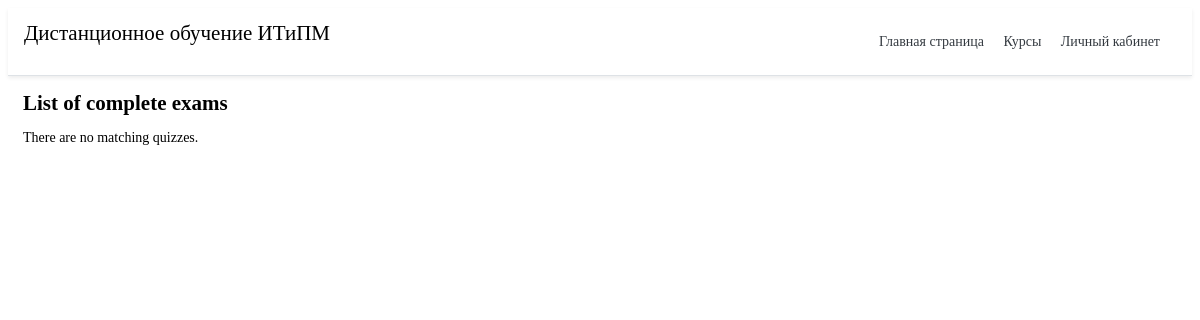
Before: /test/marking/ (signed in) with the older database file.
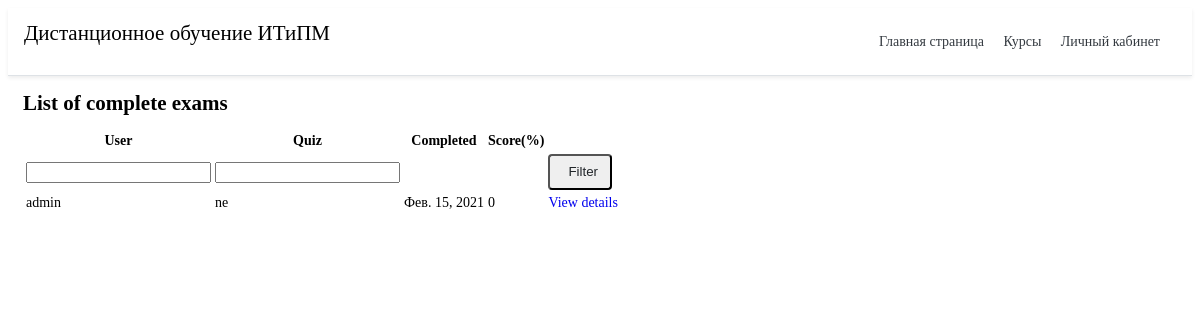
After: the same page with the newer database file.
### quiz/models.py (models this page shows, shortened)
class Sitting(models.Model):
    user = models.ForeignKey(settings.AUTH_USER_MODEL, verbose_name=_("User"), on_delete=models.CASCADE)
    quiz = models.ForeignKey(Quiz, verbose_name=_("Quiz"), on_delete=models.CASCADE)
    question_order = models.CharField(validators=[validate_comma_separated_integer_list],
        max_length=1024, verbose_name=_("Question Order"))
    question_list = models.CharField(validators=[validate_comma_separated_integer_list],
        max_length=1024, verbose_name=_("Question List"))
    incorrect_questions = models.CharField(validators=[validate_comma_separated_integer_list],
        max_length=1024, blank=True, verbose_name=_("Incorrect questions"))
    current_score = models.IntegerField(verbose_name=_("Current Score"))
    complete = models.BooleanField(default=False, blank=False,
                                   verbose_name=_("Complete"))
    user_answers = models.TextField(blank=True, default='{}',
                                    verbose_name=_("User Answers"))
    start = models.DateTimeField(auto_now_add=True,
                                 verbose_name=_("Start"))
    end = models.DateTimeField(null=True, blank=True, verbose_name=_("End"))
    objects = SittingManager()
    class Meta:
        permissions = (("view_sittings", _("Can see completed exams.")),)
    def _question_ids(self):
        return [int(n) for n in self.question_order.split(',') if n]
    @property
    def get_percent_correct(self):
        dividend = float(self.current_score)
        divisor = len(self._question_ids())
        if divisor < 1:
            return 0            # prevent divide by zero error
        if dividend > divisor:
            return 100
        correct = int(round((dividend / divisor) * 100))
        if correct >= 1:
            return correct
        else:
            return 0

class Quiz(models.Model):
    title = models.CharField(
        verbose_name=_("Название"),
        max_length=60, blank=False)
    description = models.TextField(
        verbose_name=_("Описание"),
        blank=True, help_text=_("a description of the quiz"))
    url = models.SlugField(
        max_length=60, blank = False,
        help_text=_("Введите ссылку"),
        verbose_name=_("Ссылка теста")
    )
    category = models.ForeignKey(
        Category, null=True, blank=True,
        verbose_name=_("Категория"), on_delete=models.CASCADE)
    random_order = models.BooleanField(
        blank=False, default=False,
        verbose_name=_("Перемешать вопросы"))
    max_questions = models.PositiveIntegerField(
        blank=True, null=True, verbose_name=_("Количество вопросов"),
        help_text=_("Количество вопросов, на которые ужно ответить при каждой попытке."))
    answers_at_end = models.BooleanField(
        blank=False, default=False,
        help_text=_("Правильный ответ не отображается после вопроса."
                    " Ответы отображаются в конце."),
        verbose_name=_("Ответы отображаются в конце"))
    exam_paper = models.BooleanField(
        blank=False, default=False,
        help_text=_("Если да, то результат каждой попытки"
                    " пользователя будет сохранен. Необходимо для маркировки."),
        verbose_name=_("Экзамен"))
    single_attempt = models.BooleanField(
        blank=False, default=False,
        help_text=_("Если включенно, то можно пройти только одну попытку"),
        verbose_name=_("Одна попытка")
    )
    pass_mark = models.SmallIntegerField(
        blank=True, default=0,
        verbose_name=_("Минимальный процент"),
        help_text=_("Процент для минимального прохождения теста."),
        validators=[MaxValueValidator(100)])
    success_text = models.TextField(
        blank=True, help_text=_("При неправельном прохождение теста"),
        verbose_name=_("Отображается, если пользователь"
                       " проходит тест")
    )
    fail_text = models.TextField(
        verbose_name=_("При неправельном прохождение теста"),
        blank=True,
        help_text=_("Отображается, если пользователь"
                    "не проходит тест.")
    )
    draft = models.BooleanField(
        blank=True, default=False,
        verbose_name=_("Проект"),
        help_text=_("Если да, то тест не отображается"
                    "в списке викторин и может быть только"
                    "взято пользователями, которые могут редактировать тест."))
    class Meta:
        verbose_name = _("Тест")
        verbose_name_plural = _("Тесты")
    def __str__(self):
        return self.title

### quiz/views.py (the view)
class QuizMarkingList(QuizMarkerMixin, SittingFilterTitleMixin, ListView):
    model = Sitting
    def get_queryset(self):
        queryset = super(QuizMarkingList, self).get_queryset()\
                                               .filter(complete=True)
        user_filter = self.request.GET.get('user_filter')
        if user_filter:
            queryset = queryset.filter(user__username__icontains=user_filter)
        return queryset
    class Meta:
        pass

### quiz/views.py (called while the page is built)
    @method_decorator(login_required)
    @method_decorator(permission_required('quiz.view_sittings'))
    def dispatch(self, *args, **kwargs):
        return super(QuizMarkerMixin, self).dispatch(*args, **kwargs)

    def get_queryset(self):
        queryset = super(SittingFilterTitleMixin, self).get_queryset()
        quiz_filter = self.request.GET.get('quiz_filter')
        if quiz_filter:
            queryset = queryset.filter(quiz__title__icontains=quiz_filter)
        return queryset

### quiz/templates/quiz/sitting_list.html (shortened to what this page needs)
{% extends 'main/base.html' %}
{% load i18n %}
{% block content %}
<h2>{% trans "List of complete exams" %}</h2>
    {% if sitting_list %}
		<table class="table table-bordered table-striped">
		  <thead>
			<tr>
			  <th>{% trans "User" %}</th>
			  <th>{% trans "Quiz" %}</th>
			  <th>{% trans "Completed" %}</th>
			  <th>{% trans "Score" %}(%)</th>
			  <th></th>
			</tr>
		  </thead>
		  <tbody>
			<tr>
			  <form action="" method="GET">
				<td><input type="text" name="user_filter" /></td>
				<td><input type="text" name="quiz_filter" /></td>
				<td></td>
				<td></td>
				<td><button type="submit" class="btn btn-default">{% trans "Filter"%}</button></td>
			  </form>
			</tr>
        {% for sitting in sitting_list %}
			<tr>
			  <td>{{ sitting.user }}</td>
			  <td>{{ sitting.quiz }}</td>
			  <td>{{ sitting.end|date }}</td>
			  <td>{{ sitting.get_percent_correct }}</td>
			  <td>
				<a href="{% url 'quiz_marking_detail' pk=sitting.id %}">
				  {% trans "View details" %}
				</a>
			</tr>
        {% endfor %}
		  </tbody>
		</table>
    {% else %}
        <p>{% trans "There are no matching quizzes" %}.</p>
    {% endif %}
{% endblock %}

Changed rows visible on the page:
added Sitting: user "admin", quiz "ne", end "Фев. 15, 2021", get_percent_correct "0"
Other visible differences:
text no longer shown: "There are no matching quizzes ."
text now shown: "User Quiz Completed Score (%) Filter"
